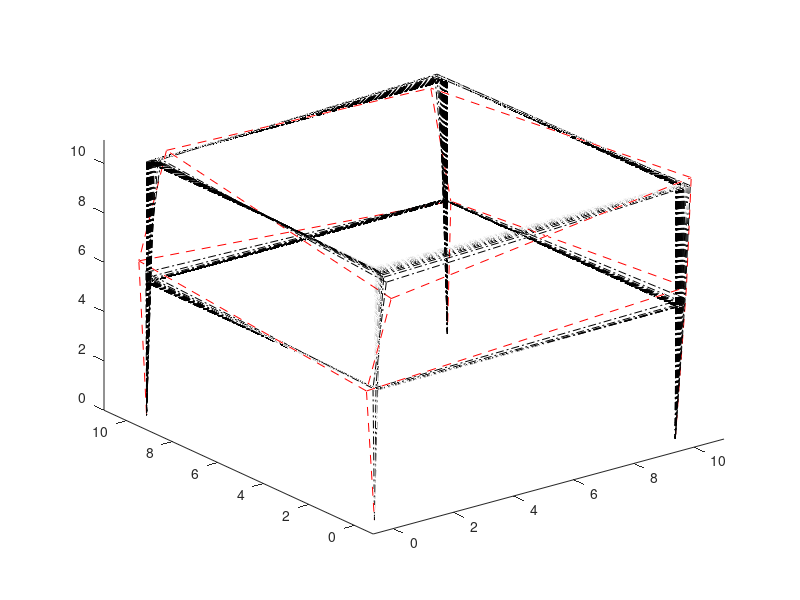

Recreate this plot in MATLAB. (Note: this script raises an error after producing the figure.)
%% Input Structural Properties
clear 
clc
m = 1; % Number of bays in x-direction
n = 1; % Number of bays in y-direction
s = 2; % Number of storeys 
a = 10; % Dimension of bay along x-direction
b = 10; % Dimension of bay along y-direction
c = 5; % Height of storey

%% Nodes Coordinats
n_nodes = (m+1)*(n+1)*(s+1); % Total Number of nodes
Nodes_i = zeros(n_nodes,3); % Coordinates of all nodes
for i = 1:n_nodes
    Nodes_i(i,1) = (rem(i-1,m+1))*a;
    Nodes_i(i,2) = (ceil((rem(i-1,((m+1)*(n+1)))+1)/(m+1))-1)*b;
    Nodes_i(i,3) = (s + 1 - ceil(i/((m+1)*(n+1))))*c;
end

adjacency = zeros(n_nodes,n_nodes);
for i = 1:n_nodes
    for j = i+1:n_nodes
        xA = Nodes_i(i,1);
        yA = Nodes_i(i,2);
        zA = Nodes_i(i,3);
        xB = Nodes_i(j,1);
        yB = Nodes_i(j,2);
        zB = Nodes_i(j,3);
        if (xB-xA == a && yB-yA == 0 && zA-zB == 0 && zA ~= 0) ... 
                || (xB-xA == 0 && yB-yA == b && zA-zB == 0 && zA ~= 0) ...
                || (xB-xA == 0 && yB-yA == 0 && zA-zB == c)
            adjacency(i,j) = 1;
        end
    end
end

%% Model Update after Perturbation
e = (m+1)*(n+1)*s;
delta_Nodes = zeros(n_nodes,3); % Change in elevation of nodes

% This returns random value in range [-1,1]
aa = 1.0;
bb = -1.0;
for i=1:e
    delta_Nodes(i,1) = (bb - aa).*rand(1) + aa;
    delta_Nodes(i,2) = (bb - aa).*rand(1) + aa;
    delta_Nodes(i,3) = (bb - aa).*rand(1) + aa;
end

%% Distributed Algorithm

% Coordinates after perturbation
Nodes_F = Nodes_i + delta_Nodes;
alpha = 0.20; % alpha value
% Difference between final and initial x-, y- and z- coordinates
z = zeros(e,3);
for i=1:e
   z(i,1) = Nodes_F(i,1) - Nodes_i(i,1);
   z(i,2) = Nodes_F(i,2) - Nodes_i(i,2);
   z(i,3) = Nodes_F(i,3) - Nodes_i(i,3);
end

v = (m+1)*(n+1);
nb = zeros(n_nodes,n_nodes); % Neighboring nodes for controlling slab tilt
for k=1:s
    for i=1+(k-1)*v:k*v
        for j=1+(k-1)*v:k*v
            if i==j
                nb(i,j) = 0;
            else
                if adjacency(i,j)==1
                    nb(i,j) = 1;
                    nb(j,i) = 1;
                end
            end
        end
    end
end

nb_v = zeros(n_nodes, n_nodes); % Neighboring nodes for twist and/or drift
% Interacting column matrix
for i=1:n_nodes
    if (i-v)>0
        nb_v(i,i-v) = 1;
    end
    if (i+v)<n_nodes+1
    nb_v(i,i+v) =1;
    end
end

nb_s = zeros(n_nodes,n_nodes); % Neighboring nodes for maintaining respective lower initial storey height
% Interacting column matrix
for i=1:n_nodes
    if (i+v)<n_nodes+1
    nb_s(i,i+v) =1;
    end
end

t = 0;
Nodes_f = Nodes_i + delta_Nodes;

% Initial figure w.r.t initial configuration is established
h = figure('units','normalized','outerposition',[0 0 1 1]);
for i=1:n_nodes
    for j=1:n_nodes
        line=adjacency(i,j);
        if line ~= 0 
            plot3([Nodes_F(i,1),Nodes_F(j,1)],[Nodes_F(i,2),Nodes_F(j,2)],[Nodes_F(i,3),Nodes_F(j,3)],'--r');
            hold all;
        end
    end    
end
hold all
axis tight manual % this ensures that getframe() returns a consistent size
% filename = 'testAnimated.gif'; % to create a gif file of animation

% Iteration
while max(max(abs(z)))>0.01
    for i=1:e
        delta_x = 0;
        delta_y = 0;
        delta_z1 = 0;
        delta_z2 = 0;
        for j=1:n_nodes
            delta_x = delta_x + nb_v(i,j)*(Nodes_f(j,1) - Nodes_f(i,1));
            delta_y = delta_y + nb_v(i,j)*(Nodes_f(j,2) - Nodes_f(i,2));
            delta_z1 = delta_z1 + nb(i,j) * (Nodes_f(j,3) - Nodes_f(i,3));
%             delta_z2 = delta_z2 + nb_s(i,j)*(c - abs(Nodes_f(i,3) - Nodes_f(j,3)));
        end
        z(i,1) = delta_x;
        z(i,2) = delta_y;
        z(i,3) = delta_z1 + delta_z2;
    end
    t = t+1;
    Nodes_f(1:e,:) = Nodes_f(1:e,:) + alpha*z;
    for i=1:n_nodes
        for j=1:n_nodes
            line=adjacency(i,j);
            if line ~= 0 
            plot3([Nodes_f(i,1),Nodes_f(j,1)],[Nodes_f(i,2),Nodes_f(j,2)],[Nodes_f(i,3),Nodes_f(j,3)],'-.k');
            end
        end    
    end
    drawnow
    pause(1)
    F(t) = getframe; 
%     im = frame2im(frame(t)); 
%     [imind,cm] = rgb2ind(im,256); 
%     % Write to the GIF File 
%     if t == 1 
%           imwrite(imind,cm,filename,'gif', 'Loopcount',inf); 
%     else 
%           imwrite(imind,cm,filename,'gif','WriteMode','append'); 
%     end
end
%%
movie(F,1)
myVideo = VideoWriter('myfile.avi');
myVideo.FrameRate = 15;  % Default 30
myVideo.Quality = 50;    % Default 75
open(myVideo);
writeVideo(myVideo, F);
close(myVideo);